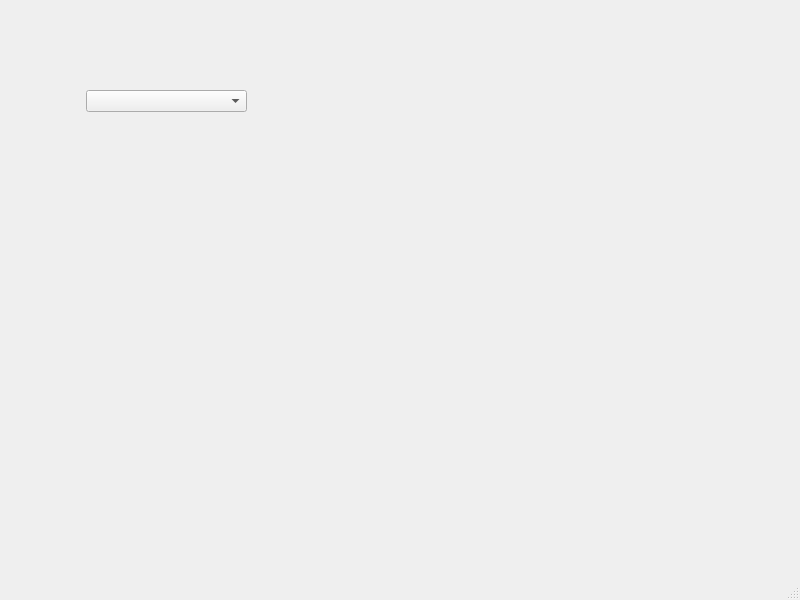
<?xml version="1.0" encoding="UTF-8"?>
<ui version="4.0">
 <class>MainWindow</class>
 <widget class="QMainWindow" name="MainWindow">
  <property name="geometry">
   <rect>
    <x>0</x>
    <y>0</y>
    <width>800</width>
    <height>600</height>
   </rect>
  </property>
  <property name="windowTitle">
   <string>MainWindow</string>
  </property>
  <widget class="QWidget" name="centralwidget">
   <widget class="QComboBox" name="comboBox">
    <property name="geometry">
     <rect>
      <x>86</x>
      <y>90</y>
      <width>161</width>
      <height>22</height>
     </rect>
    </property>
   </widget>
  </widget>
  <widget class="QMenuBar" name="menubar">
   <property name="geometry">
    <rect>
     <x>0</x>
     <y>0</y>
     <width>800</width>
     <height>22</height>
    </rect>
   </property>
  </widget>
  <widget class="QStatusBar" name="statusbar"/>
 </widget>
 <resources/>
 <connections/>
</ui>
